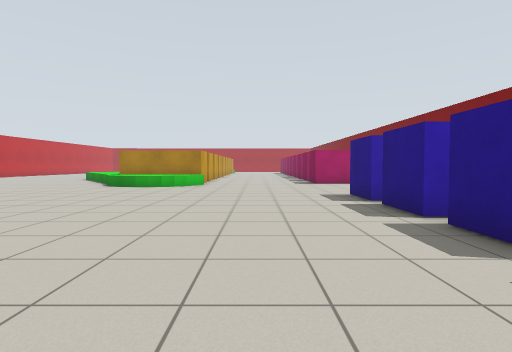
view 1 (above)

20 first-person views from a walk through a robot-simulator world made for Gazebo. The camera is 0.93 m above the floor, tilts 2° down and sees 80° across. The lines on the ground mark 1 m squares. The floor is counted in squares, 1 m on a side. Each view is taken from the middle of a square. On the plan, view 1 faces up. The plan holds only what a view shows up to about 11 squares ahead; the rest is blank. The place goes on beyond the plan.

view 2
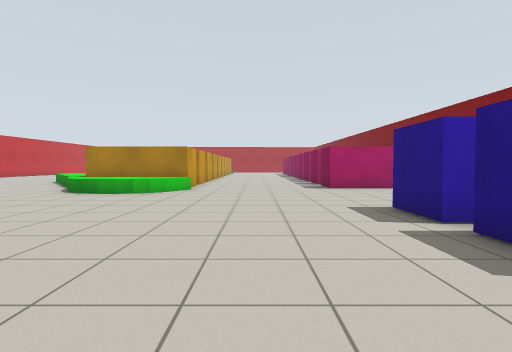

view 3
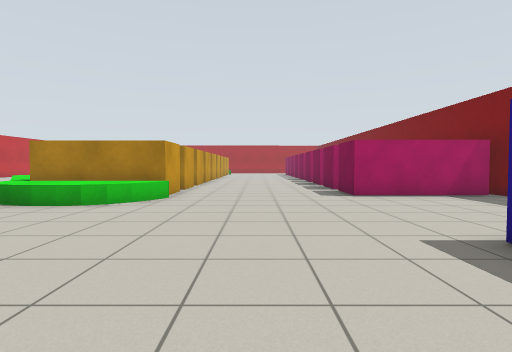

view 4
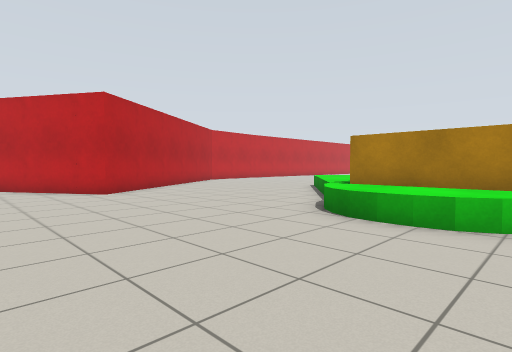

view 5
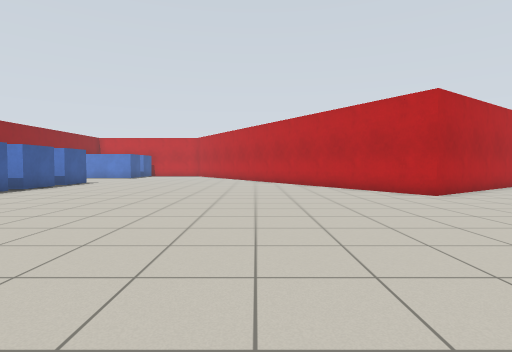

view 6
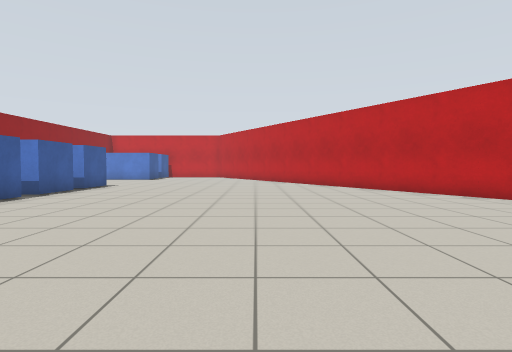

view 7
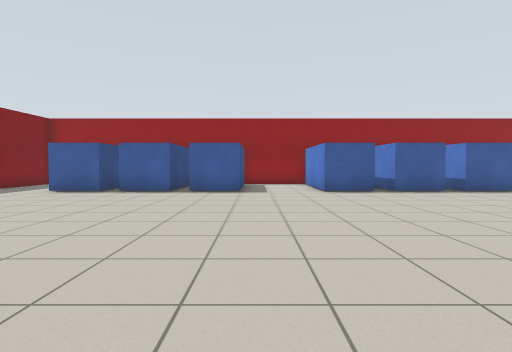

view 8
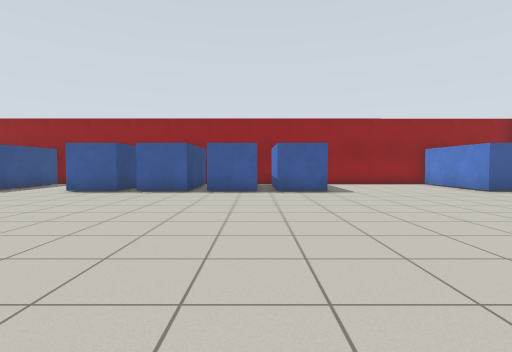

view 9
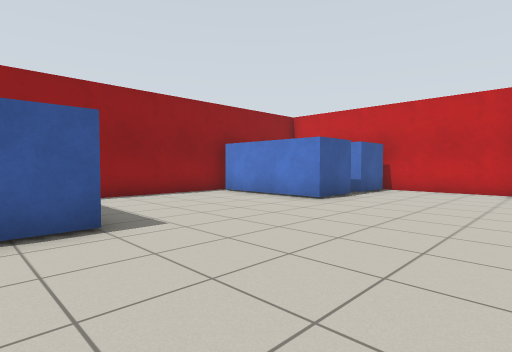

view 10
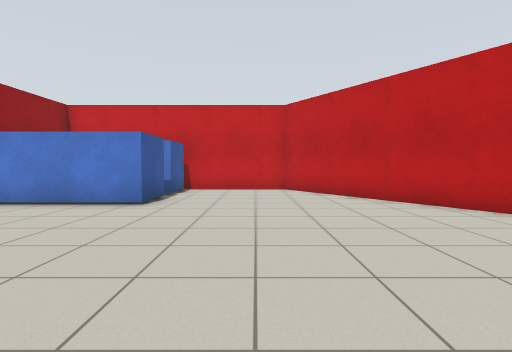

view 11
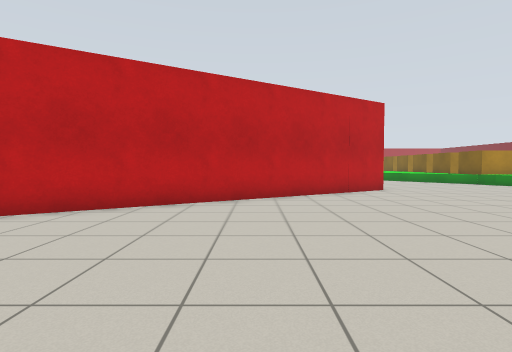

view 12
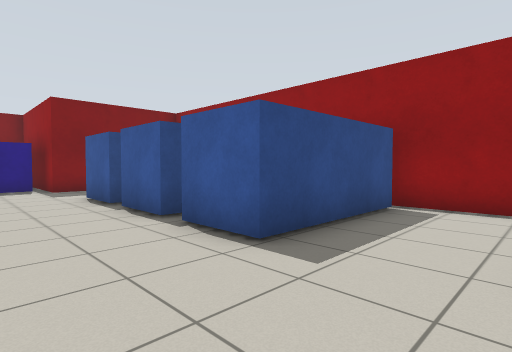

view 13
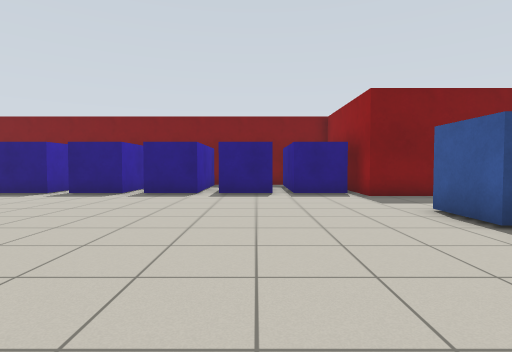

view 14
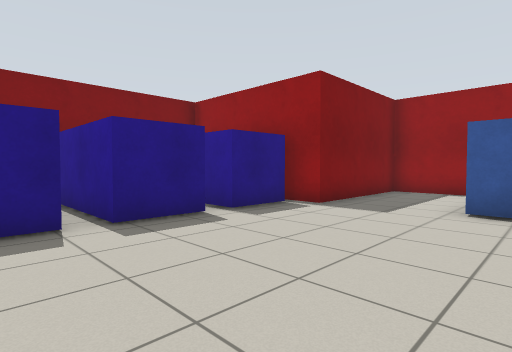

view 15
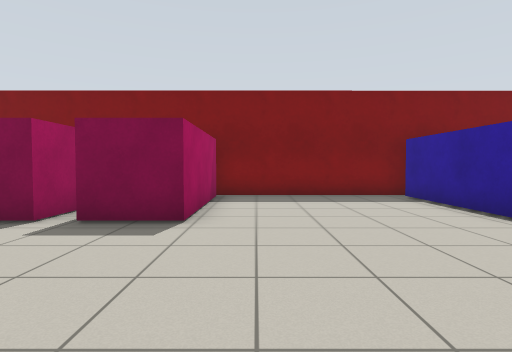

view 16
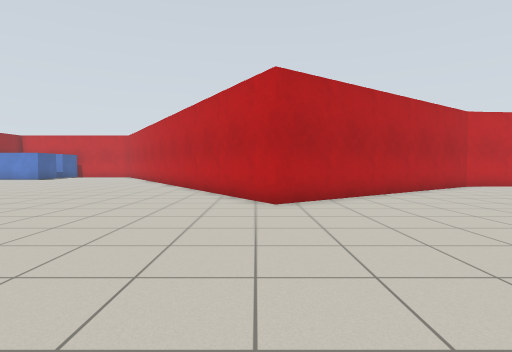

view 17
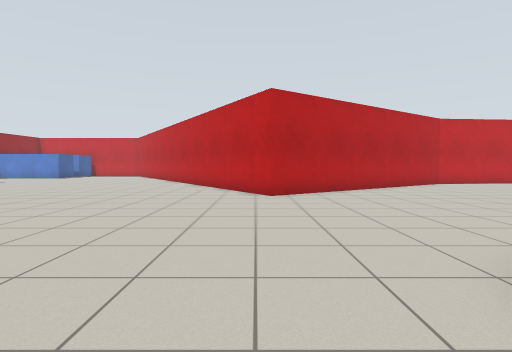

view 18
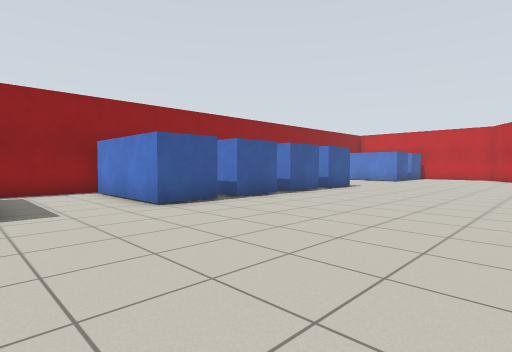

view 19
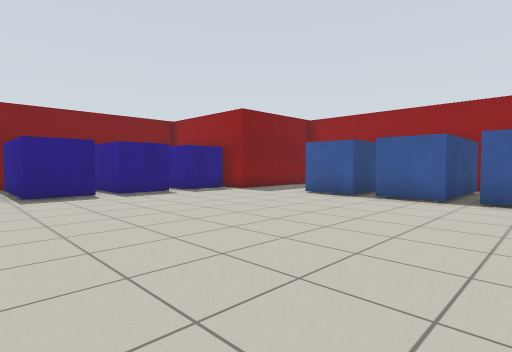

view 20
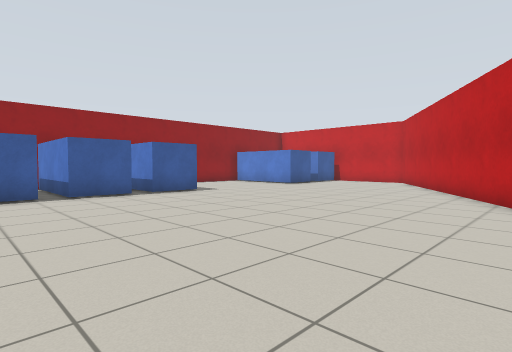

### Floor plan
Points are (right, up) in squares from view 1. A wall is a line through its corners. A room is listed if a view was taken in it or the views show most of it. See-through windows are left out.
Room 1 (views 1, 2, 3, 4, 5, 6, 7, 8, 9, 10, 11, 12, 13, 14, 15, 16, 17, 18, 19, 20)
walls: (-12.1, -2.6) (-10.4, -2.6) (-10.4, -6.7); (-14.6, -2.6) (-12.8, -2.6); (-5, -2.6) (-3.1, -2.6); (-17.1, -2.6) (-15.3, -2.6) (-15.3, -6.4); (-2.5, -2.6) (-0.7, -2.6); (-7.4, -6.7) (-7.4, -2.6) (-5.6, -2.6); (-10.7, -7.2) (-7.2, -7.2); (-19.6, -2.6) (-17.8, -2.6); (3, 2.9) (3, 4.7) (7.1, 4.7); (3, 7.8) (3, 9.6); (3, 0.4) (3, 2.2); (-2.7, 16.9) (-2.7, 15.2); (4, 5.4) (3, 5.4) (3, 7.1); (-17.1, 17.1) (-13.2, 11.5) (-29.1, 1.5); (3.3, 9.6) (7.1, 9.6); (2.2, -2.6) (4, -2.6); (3, -2) (3, -0.2); (0, -7.2) (2.2, -7.2) (2.2, -2.4) (3.6, -2.4); (7.5, 9) (7.5, 15.9); (-27, -2.6) (-25.2, -2.6) (-25.2, -6.5); (-24.5, -7.2) (-21, -7.2); (7.1, 15.2) (3, 15.2) (3, 17); (-29.8, 1) (-29.8, -1.9); (-29.1, -2.6) (-27.6, -2.6)
low walls: (-6.1, 13.2) (-6.6, 13.7); (-4.5, 12.9) (-5.1, 12.9); (-4, 13) (-4.8, 12.9) (-5.6, 13) (-6.2, 13.3); (-3.5, 13.3) (-4.1, 13); (-7.8, 15.8) (-9.1, 17.3); (-3.1, 13.7) (-3.6, 13.2); (-2.5, 14.5) (-3.1, 13.6)

Where each view was taken, in squares from view 1:
view 1: 0 up, 0 right, facing up
view 2: 3 up, 0 right, facing up
view 3: 6 up, 0 right, facing up
view 4: 8 up, 3 left, facing up-left
view 5: 6 up, 4 left, facing left
view 6: 4 up, 6 left, facing left
view 7: 8 up, 8 left, facing down
view 8: 8 up, 17 left, facing down
view 9: 2 up, 18 left, facing down-left
view 10: 0 up, 18 left, facing left
view 11: 0 up, 18 left, facing up
view 12: 0 up, 10 left, facing down-right
view 13: 1 up, 7 left, facing right
view 14: 4 up, 2 left, facing down-right
view 15: 14 up, 2 left, facing right
view 16: 11 up, 6 left, facing left
view 17: 11 up, 4 left, facing left
view 18: 4 up, 7 left, facing down-left
view 19: 6 up, 7 left, facing down-right
view 20: 7 up, 13 left, facing down-left
